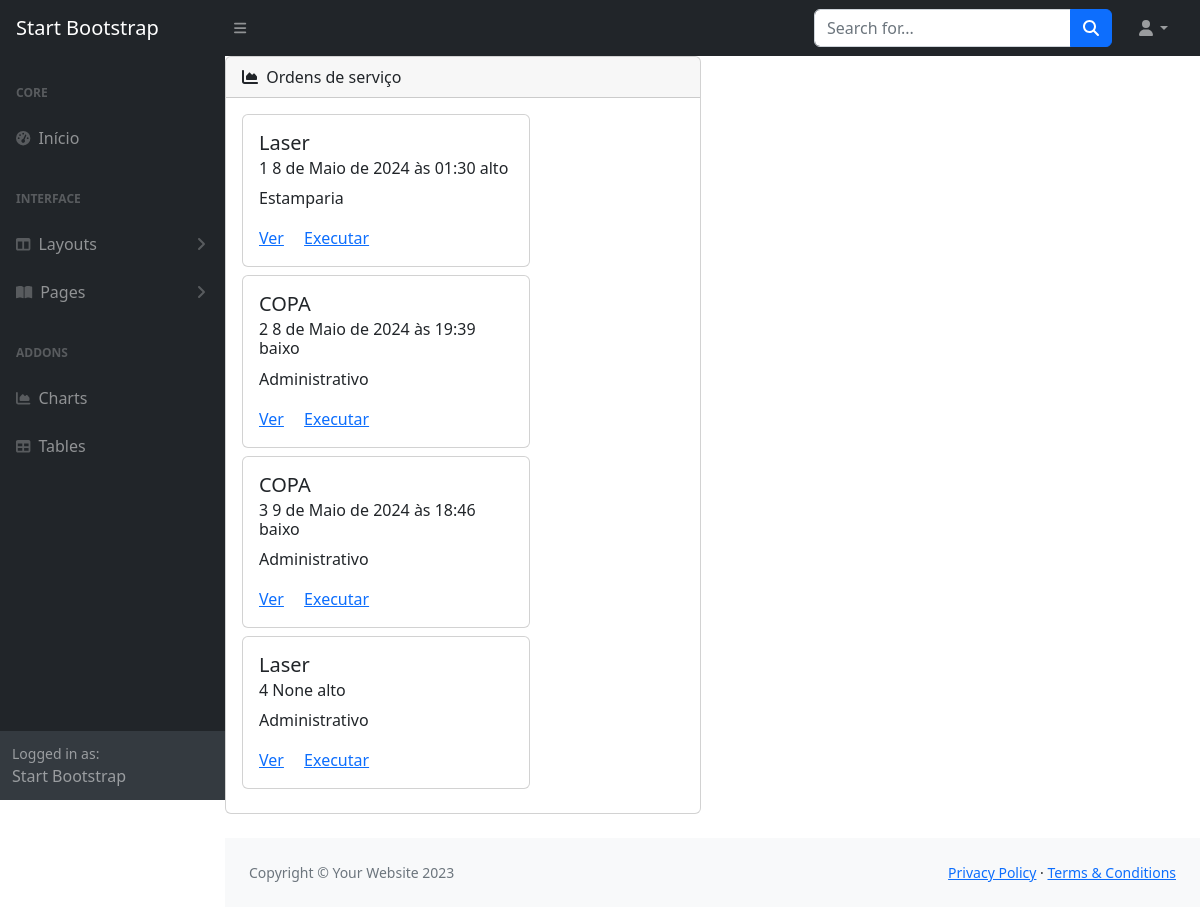
/home/, run on the app's committed database.
### abertura_ordem/models.py (models this page shows)
class Ordens(models.Model):
    OPCAO_IMPACTO_PRODUCAO = (
        ('alto', 'Alto'),
        ('baixo', 'Baixo'),
        ('medio', 'Médio'),
    )
    solicitante = models.ForeignKey(Solicitantes, related_name='ordens_solicitantes', on_delete=models.DO_NOTHING)
    setor = models.ForeignKey(Setor, related_name='ordens_setor' ,on_delete=models.DO_NOTHING)
    maquina = models.ForeignKey(Maquina, related_name='ordens_maquina' ,on_delete=models.DO_NOTHING)
    local_maquina = models.CharField(max_length=200, null=True)
    setor_maquina_solda = models.ForeignKey(MaquinaSolda, related_name='ordens_maquina_solda', on_delete=models.DO_NOTHING, null=True)
    descricao = models.CharField(max_length=200)
    impacto_producao = models.CharField(max_length=20, choices=OPCAO_IMPACTO_PRODUCAO)
    maquina_parada = models.BooleanField(default=False)
    data_hora_abertura = models.DateTimeField(auto_now_add=True)
    foto = models.ImageField(upload_to='photo/', null=True)
    video = models.ImageField(upload_to='video/', null=True)

class Maquina(models.Model):
    nome = models.CharField(max_length=100)
    codigo = models.CharField(primary_key=True, max_length=200)
    tombamento = models.CharField(max_length=200)
    apelido = models.CharField(max_length=200)
    descricao = models.CharField(max_length=200)
    setor = models.ForeignKey(Setor, related_name='maquina_setor', on_delete=models.DO_NOTHING)
    setor_maquina_solda = models.ForeignKey(MaquinaSolda, related_name='maquina_setor_solda', on_delete=models.DO_NOTHING, blank=True, null=True)
    def __str__(self):
        return self.nome

class Setor(models.Model):
    nome = models.CharField(max_length=100)
    def __str__(self):
        return self.nome

### gerenciador_ordens/views.py (the view)
# urls.py: path('', views.index, name='home'),
def index(request):
    ordem = Ordens.objects.all()
    return render(request, 'home/home.html', {
        'ordem': ordem
    })

### gerenciador_ordens/templates/home/home.html (shortened to what this page needs)
{% extends 'core/base.html' %}
{% block content %}
<div class="row">
    <div class="col-xl-6">
        <div class="card mb-4">
            <div class="card-header">
                <div class="row align-items-center">
                    <div class="col">
                        <i class="fas fa-chart-area me-1"></i>
                        Ordens de serviço
                    </div>
                </div>
            </div>
            <div class="card-body">
                {% for or in ordem %}
                <div class="card mb-2" style="width: 18rem;">
                    <div class="card-body">
                        <h5 class="card-title">{{or.maquina}}</h5>
                        <h6 class="card-subtitle mb-2 text-body-secondary">{{or.id}} {{or.data_hora_abertura}}
                            {{or.impacto_producao}}</h6>
                        <p class="card-text">{{or.setor}}</p>
                        <a href="{% url 'detalhe-ordem' or.id %}" class="card-link">Ver</a>
                        <a href="#" class="card-link abrir-modal" data-target="#myModal"
                            data-url="{% url 'executar-ordem' or.id %}">Executar</a>
                    </div>
                </div>
                {% endfor %}
            </div>
        </div>
    </div>
</div>
{% endblock %}

### core/templates/core/base.html (shortened to what this page needs)
{% load static %}
<!DOCTYPE html>
<html lang="pt-br">
    <head>
        <link href="{% static 'css/styles.css' %}" rel="stylesheet" />
    </head>
    <body class="sb-nav-fixed">
        <nav class="sb-topnav navbar navbar-expand navbar-dark bg-dark">
            <a class="navbar-brand ps-3" href="index.html">Start Bootstrap</a>
            <button class="btn btn-link btn-sm order-1 order-lg-0 me-4 me-lg-0" id="sidebarToggle" href="#!"><i class="fas fa-bars"></i></button>
            <form class="d-none d-md-inline-block form-inline ms-auto me-0 me-md-3 my-2 my-md-0">
                <div class="input-group">
                    <input class="form-control" type="text" placeholder="Search for..." aria-label="Search for..." aria-describedby="btnNavbarSearch" />
                    <button class="btn btn-primary" id="btnNavbarSearch" type="button"><i class="fas fa-search"></i></button>
                </div>
            </form>
            <ul class="navbar-nav ms-auto ms-md-0 me-3 me-lg-4">
                <li class="nav-item dropdown">
                    <a class="nav-link dropdown-toggle" id="navbarDropdown" href="#" role="button" data-bs-toggle="dropdown" aria-expanded="false"><i class="fas fa-user fa-fw"></i></a>
                </li>
            </ul>
        </nav>
        <div id="layoutSidenav">
            <div id="layoutSidenav_nav">
                <nav class="sb-sidenav accordion sb-sidenav-dark" id="sidenavAccordion">
                    <div class="sb-sidenav-menu">
                        <div class="nav">
                            <div class="sb-sidenav-menu-heading">Core</div>
                            <a class="nav-link" href="#">
                                <div class="sb-nav-link-icon"><i class="fas fa-tachometer-alt"></i></div>
                                Início
                            </a>
                            <div class="sb-sidenav-menu-heading">Interface</div>
                            <a class="nav-link collapsed" href="#" data-bs-toggle="collapse" data-bs-target="#collapseLayouts" aria-expanded="false" aria-controls="collapseLayouts">
                                <div class="sb-nav-link-icon"><i class="fas fa-columns"></i></div>
                                Layouts
                                <div class="sb-sidenav-collapse-arrow"><i class="fas fa-angle-down"></i></div>
                            </a>
                            <a class="nav-link collapsed" href="#" data-bs-toggle="collapse" data-bs-target="#collapsePages" aria-expanded="false" aria-controls="collapsePages">
                                <div class="sb-nav-link-icon"><i class="fas fa-book-open"></i></div>
                                Pages
                                <div class="sb-sidenav-collapse-arrow"><i class="fas fa-angle-down"></i></div>
                            </a>
                            <div class="sb-sidenav-menu-heading">Addons</div>
                            <a class="nav-link" href="charts.html">
                                <div class="sb-nav-link-icon"><i class="fas fa-chart-area"></i></div>
                                Charts
                            </a>
                            <a class="nav-link" href="tables.html">
                                <div class="sb-nav-link-icon"><i class="fas fa-table"></i></div>
                                Tables
                            </a>
                        </div>
                    </div>
                    <div class="sb-sidenav-footer">
                        <div class="small">Logged in as:</div>
                        Start Bootstrap
                    </div>
                </nav>
            </div>
            <div id="layoutSidenav_content">
                <main>
                    {% block content %}
                    {% endblock %}
                </main>
                <footer class="py-4 bg-light mt-auto">
                    <div class="container-fluid px-4">
                        <div class="d-flex align-items-center justify-content-between small">
                            <div class="text-muted">Copyright &copy; Your Website 2023</div>
                            <div>
                                <a href="#">Privacy Policy</a>
                                &middot;
                                <a href="#">Terms &amp; Conditions</a>
                            </div>
                        </div>
                    </div>
                </footer>
            </div>
        </div>
    </body>
</html>

### data on the page
Ordens: maquina "Laser", id "1", data_hora_abertura "8 de Maio de 2024 às 01:30", impacto_producao "alto", setor "Estamparia"
Ordens: maquina "COPA", id "2", data_hora_abertura "8 de Maio de 2024 às 19:39", impacto_producao "baixo", setor "Administrativo"
Ordens: maquina "COPA", id "3", data_hora_abertura "9 de Maio de 2024 às 18:46", impacto_producao "baixo", setor "Administrativo"
Ordens: maquina "Laser", id "4", data_hora_abertura "None", impacto_producao "alto", setor "Administrativo"
